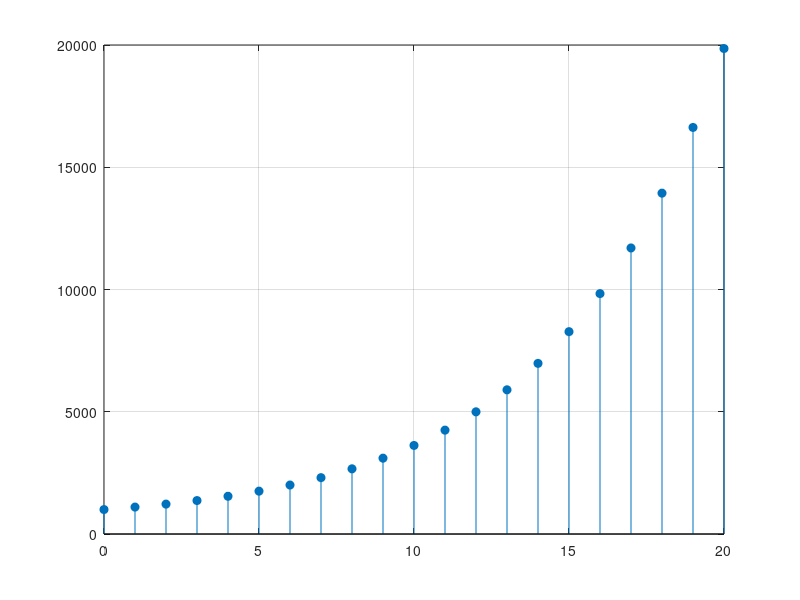

MATLAB code to generate this figure:
close all
clear all
clc
% Solve and Plot Difference Equation
%%%%%%%%%%%%%%%%%%%%%%%%%%%%%%%%%%%%%%%%%%%%%%%%%%%
% Parameters
%%%%%%%%%%%%%%%%%%%%%%%%%%%%%%%%%%%%%%%%%%%%%%%%%%%
% Enter sample index
ni=[0:20];
% Enter initial value
y(1)=1000;
% Enter difference equation in Function: Solve Loop

%%%%%%%%%%%%%%%%%%%%%%%%%%%%%%%%%%%%%%%%%%%%%%%%%%%
% Function
%%%%%%%%%%%%%%%%%%%%%%%%%%%%%%%%%%%%%%%%%%%%%%%%%%%
% Determine sample size
s=size(ni,2);
% Solve Loop
for n=2:s;
y(n)=(1.2*y(n-1)-100)*((n-1)>=0)+1,000*(n==0);
end

% Display Results
disp('The values and plot of y[n] are');
y
stem(ni,y,'fill'),grid